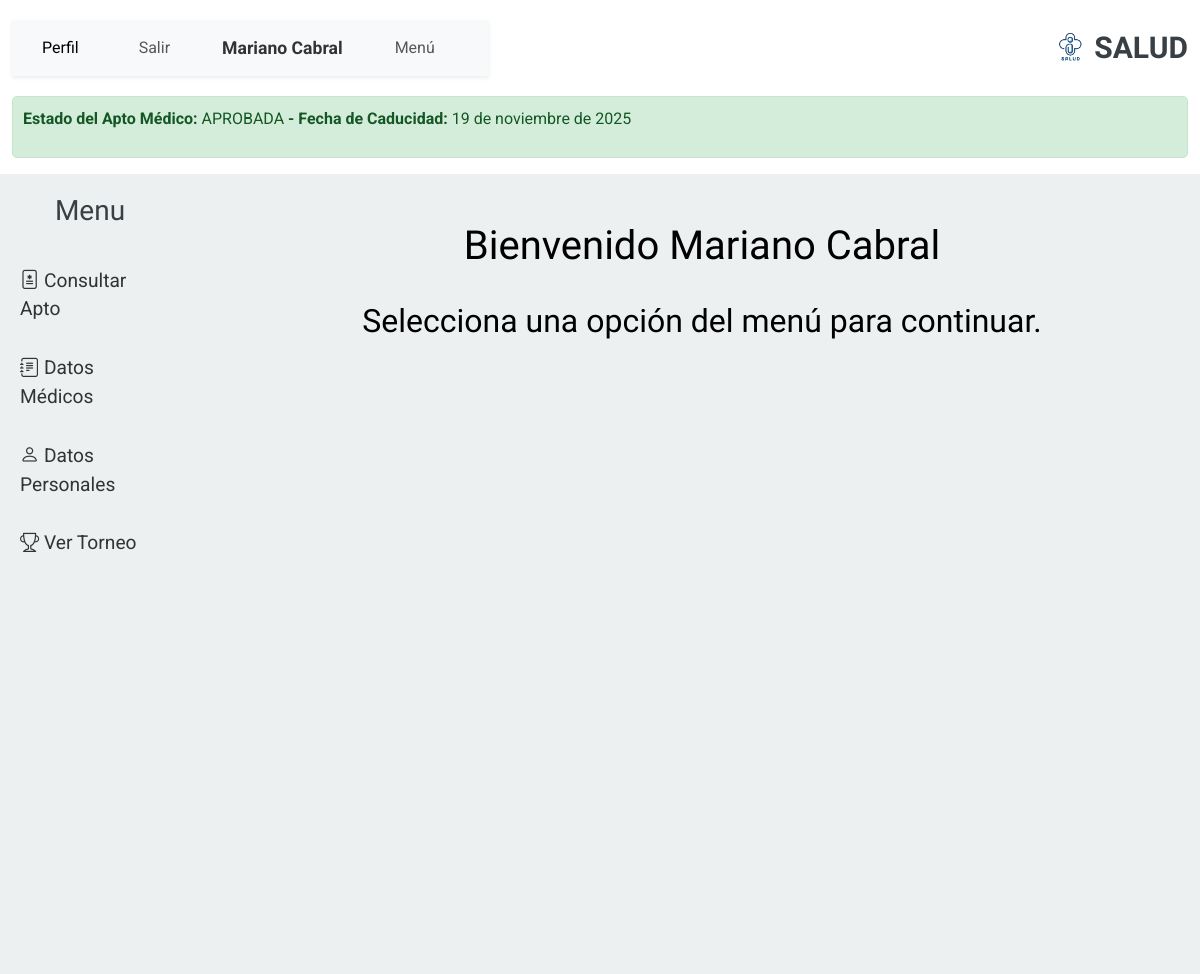
/persona/menu_jugador/ (signed in), run on the app's committed database.
### account/models.py (models this page shows, shortened)
class Profile(models.Model):
    user = models.OneToOneField(settings.AUTH_USER_MODEL, on_delete=models.CASCADE)
    nombre = models.CharField(max_length=30, blank=True, null=True)
    apellido = models.CharField(max_length=30, blank=True, null=True)
    dni = models.CharField(max_length=15, blank=True, null=True)
    fecha_nacimiento = models.DateField(blank=True, null=True)
    email = models.EmailField(max_length=254, unique=True)
    rol = models.CharField(
        max_length=20,
        choices=[
            ('jugador', 'Jugador'),  # Valor predeterminado actualizado a "jugador"
            ('medico', 'Médico'),
            ('representante', 'Representante'),
        ],
        default='jugador'
    )
    class Meta:
        ordering = ['user__username']

### RegistroMedico/models.py (models this page shows, shortened)
class RegistroMedico(models.Model):
    ESTADO_FICHA = [
        ('PENDIENTE', 'Pendiente'),
        ('PROCESO', 'En proceso'),
        ('APROBADA', 'Aprobada'),
        ('RECHAZADA', 'Rechazada'),
    ]
    idfichaMedica = models.AutoField(primary_key=True)
    jugador = models.ForeignKey(Jugador, on_delete=models.CASCADE ,related_name='registros_medicos')
    torneo = models.ForeignKey(Torneo, on_delete=models.CASCADE)  # Relación con Torneo
    estado = models.CharField(max_length=45, choices=ESTADO_FICHA, blank=True, null=True)  # Estado actual de la ficha médica
    fecha_creacion = models.DateTimeField(auto_now_add=True)
    fecha_caducidad = models.DateField(blank=True, null=True)  # Inicialmente null
    fecha_de_llenado = models.DateField(blank=True, null=True)  # Campo para fecha de llenado
    observacion = models.CharField(max_length=200, blank=True, null=True)  # Observaciones adicionales
    consentimiento_persona = models.BooleanField(null=True, blank=True)  # Consentimiento de la persona
    medico = models.ForeignKey(Medico, on_delete=models.SET_NULL, null=True, blank=True)  # Relación opcional con el modelo Medico
    class Meta:
        db_table = 'fichaRegistro'

### persona/views.py (the view)
# urls.py: path('menu_jugador/', views.menu_jugador, name='menu_jugador'),
@login_required
@never_cache
def menu_jugador(request):
    profile = request.user.profile
    try:
        persona = Persona.objects.get(profile=profile)
        jugador = Jugador.objects.get(persona=persona)
    except Persona.DoesNotExist:
        return redirect('registrar_persona')
    except Jugador.DoesNotExist:
        return redirect('registrar_jugador')
    try:
        ficha_medica = RegistroMedico.objects.get(jugador=jugador)
    except RegistroMedico.DoesNotExist:
        ficha_medica = None  # O maneja según lo que desees
    antecedentes = AntecedenteEnfermedades.objects.filter(idfichaMedica=ficha_medica)
    jugador_categoria_equipos = JugadorCategoriaEquipo.objects.select_related(
        'categoria_equipo__categoria__torneo',
        'categoria_equipo__equipo'
    ).filter(jugador=jugador)
    jugador_info = {
        'nombre': jugador.persona.profile.nombre,
        'apellido': jugador.persona.profile.apellido,
        'direccion': jugador.persona.direccion,
        'telefono': jugador.persona.telefono,
        'grupo_sanguineo': jugador.grupo_sanguineo,
        'cobertura_medica': jugador.cobertura_medica,
        'numero_afiliado': jugador.numero_afiliado,
        'categorias_equipo': []
    }
    for jugador_categoria in jugador_categoria_equipos:
        categoria_equipo = jugador_categoria.categoria_equipo
        torneo = categoria_equipo.categoria.torneo
        categoria_info = {
            'nombre_categoria': categoria_equipo.categoria.nombre,
            'nombre_equipo': categoria_equipo.equipo.nombre,
            'torneo': torneo.nombre
        }
        jugador_info['categorias_equipo'].append(categoria_info)
    context = {
        'persona': persona,
        'profile': profile,
        'jugador': jugador,
        'jugador_id': jugador.id,
        'jugador_info': jugador_info,
        'antecedentes': antecedentes,  # Incluir antecedentes en el contexto
        'ficha_medica': ficha_medica,
    }
    return render(request, 'persona/menu_jugador.html', context)

### persona/templates/persona/menu_jugador.html (shortened to what this page needs)
{% extends 'core/base.html' %} {% load static %}
{% block content %}
    <div class="container-fluid ">
      {% if ficha_medica.estado == "APROBADA" %}
      <div class="alert alert-info ficha-medica aprobada " role="alert">
          <p><strong>Estado del Apto Médico:</strong> {{ ficha_medica.estado }} <strong> - Fecha de Caducidad:</strong> {{ ficha_medica.fecha_caducidad }}</p>
      </div>
      {% else %}
      <div class="alert alert-info ficha-medica no-aprobada" role="alert">
          <p><strong>No tienes aptos médicos aprobados.</strong></p>
      </div>
      {% endif %}
    </div>
  <div class="row">
  <nav
      id="sidebarMenu"
      class="col-md-2 col-lg-2 d-md-block  sidebar collapse"
    >
    <h3 class="text-center">Menu</h3>
    <div class="position-sticky pt-3">
      <ul class="nav flex-column">
        <li class="nav-item">
          <a class="nav-link" href="#" id="consultarApto">
            <i class="bi bi-file-medical"></i>
            Consultar Apto
          </a>
        </li>
        <li class="nav-item">
          <a class="nav-link" href="#" id="datomedico">
            <i class="bi bi-journal-text"></i>
            Datos Médicos
          </a>
        </li>
        <li class="nav-item">
          <a class="nav-link" href="#" id="datospersonales">
            <i class="bi bi-person"></i>
            Datos Personales
          </a>
        </li>
        <li class="nav-item">
          <a class="nav-link" href="#" id="vertorneo">
            <i class="bi bi-trophy"></i>
            Ver Torneo
          </a>
        </li>
      </ul>
    </div>
  </nav>
  <main
      class="col-md-10 ms-sm-auto col-lg-10 px-md-4"
      style="position: relative; min-height: 100vh "
    >
      <div class="content py-5 text-center" id="welcomeContent">
        <h1 class="text-black">
          Bienvenido {{profile.nombre}} {{profile.apellido}}
        </h1>
        <br>
        <h2 class="text-black">
          Selecciona una opción del menú para continuar.
        </h2>
      </div>
  </main>
{% endblock %}

### core/templates/core/base.html (shortened to what this page needs)
<!DOCTYPE html>
<html lang="en">
<head>
    {% load static %}
    <link rel="stylesheet" href="https://cdnjs.cloudflare.com/ajax/libs/font-awesome/5.15.4/css/all.min.css">
    <link href="https://cdn.jsdelivr.net/npm/bootstrap@5.3.0-alpha1/dist/css/bootstrap.min.css" rel="stylesheet">
    <link href="{% static 'core/vendor/bootstrap/css/bootstrap.min.css' %}" rel="stylesheet">
    <link href="{% static 'core/vendor/bootstrap-icons/bootstrap-icons.css' %}" rel="stylesheet">
    <link href="{% static 'core/vendor/aos/aos.css' %}" rel="stylesheet">
    <link href="{% static 'core/vendor/glightbox/css/glightbox.min.css' %}" rel="stylesheet">
    <link href="{% static 'core/vendor/swiper/swiper-bundle.min.css' %}" rel="stylesheet">
    <link href="{% static 'core/css/main.css' %}" rel="stylesheet">
</head>
<body class="index-page">
    <header id="header" class="header d-flex align-items-center sticky-top">
        <div class="container-fluid position-relative d-flex align-items-center justify-content-between">
            <a href="index.html" class="logo d-flex align-items-center me-auto me-xl-0">
                <img src="{% static 'core/img/logoapp.png' %}" alt="Logo">
                <h1 class="sitename">SALUD</h1>
            </a>
            <nav id="navmenu" class="navbar navbar-expand-lg navbar-light bg-light shadow-sm sticky-top">
                <div class="container-fluid">
                    <div class="collapse navbar-collapse" id="navbarNav">
                        <ul class="navbar-nav ms-auto">
                            {% if request.path != '/account/login/' %}
                                {% if user.is_authenticated %}
                                    <li class="nav-item me-4">
                                        <a href="{% url 'perfil' %}" class="nav-link active">Perfil</a>
                                    </li>
                                    <li class="nav-item me-4">
                                        <button type="button" class="btn btn-link nav-link" data-bs-toggle="modal" data-bs-target="#logoutModal">
                                            Salir
                                        </button>
                                    </li>
                                    <li class="nav-item me-4 align-self-center">
                                        <span class="navbar-text fw-bold">
                                            {{ profile.nombre }} {{ profile.apellido }}
                                        </span>
                                    </li>
                                    {% if profile.rol == 'jugador' %}
                                    <li class="nav-item me-4">
                                        <a href="{% url 'menu_jugador' %}" class="nav-link">Menú</a>
                                    </li>
                                    {% endif %}
                                {% endif %}
                            {% endif %}
                        </ul>
                    </div>
                </div>
            </nav>
        </div>
    </header>
    {% block content %}{% endblock %}
</body>
</html>

### core/static/core/css/main.css (style rules this page uses)
:root { --default-font: "Roboto", system-ui, -apple-system, "Segoe UI", Roboto, "Helvetica Neue", Arial, "Noto Sans", "Liberation Sans", sans-serif, "Apple Color Emoji", "Segoe UI Emoji", "Segoe UI Symbol", "Noto Color Emoji"; --heading-font: "Raleway", sans-serif; --nav-font: "Poppins", sans-serif; }
:root { --background-color: #ffffff; --default-color: #444444; --heading-color: #384046; --accent-color: #3498db; --surface-color: #ffffff; --contrast-color: #ffffff; }
:root { --nav-color: #444444; --nav-hover-color: #3498db; --nav-mobile-background-color: #ffffff; --nav-dropdown-background-color: #ffffff; --nav-dropdown-color: #444444; --nav-dropdown-hover-color: #3498db; }
:root { scroll-behavior: smooth; }
body { color: var(--default-color); background-color: var(--background-color); font-family: var(--default-font); }
a { color: var(--accent-color); text-decoration: none; transition: 0.3s; }
h1, h2, h3, h4, h5, h6 { color: var(--heading-color); font-family: var(--heading-font); }
.header { color: var(--default-color); background-color: var(--background-color); padding: 20px 0; transition: all 0.5s; z-index: 997; }
.header .logo { line-height: 1; }
.header .logo img { max-height: 36px; margin-right: 8px; }
.header .logo h1 { font-size: 30px; margin: 0; font-weight: 700; color: var(--heading-color); }
@media (max-width: 1200px) { .header .logo { order: 1; } }
.navbar-nav .nav-link { transition: transform 0.3s ease; }
#navmenu { background-color: #f8f9fa; }
#navmenu .navbar-text { color: #333; font-size: 1.1rem; }
#navmenu .nav-item { padding: 0 10px; }

### persona/templates/persona/menu_jugador.html (style rules this page uses)
body { background-color: white; }
main { background-color: #ecf0f1; }
#sidebarMenu { height: 50vh; background-color: #ecf0f1; padding-top: 20px; font-size: 1.2rem; }
.sidebar .nav-link { font-size: 1.2rem; padding: 15px 20px; color: #333; }
.content { z-index: 1; }
.ficha-medica.aprobada { background-color: #d4edda; border-color: #c3e6cb; color: #155724; padding: 10px; border-radius: 5px; }
.row { background-color: #ecf0f1; }

### data on the page
Profile: nombre "Mariano", apellido "Cabral"
RegistroMedico: estado "APROBADA", fecha_caducidad "19 de noviembre de 2025"
